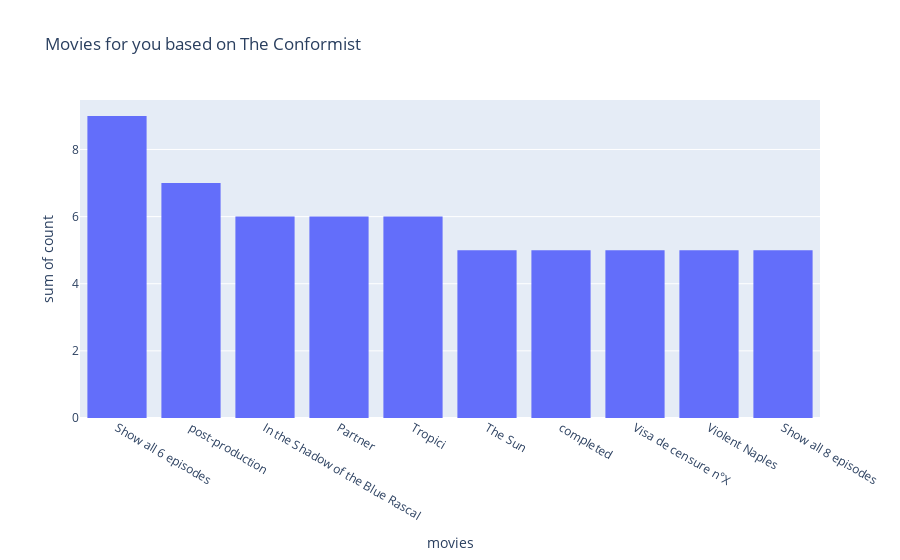

Notebook source saved alongside this figure:
### Code cell
import plotly.express as px
fig = px.histogram(count.loc[1:10], x='movies', y='count', title = 'Movies for you based on ' + count["movies"][0])
fig.show()

### Figure 1 — Plotly figure (JSON) as saved in the notebook; plotly's stock layout.template omitted (floating-point values rounded to 4 significant figures)
{"data": [{"alignmentgroup": "True", "bingroup": "x", "histfunc": "sum", "hovertemplate": "movies=%{x}<br>sum of count=%{y}<extra></extra>", "legendgroup": "", "marker": {"color": "#636efa", "pattern": {"shape": ""}}, "name": "", "offsetgroup": "", "orientation": "v", "showlegend": false, "type": "histogram", "x": ["Show all 6 episodes", "post-production", "In the Shadow of the Blue Rascal", "Partner", "Tropici", "The Sun", "completed", "Visa de censure n°X", "Violent Naples", "Show all 8 episodes"], "xaxis": "x", "y": [9, 7, 6, 6, 6, 5, 5, 5, 5, 5], "yaxis": "y"}], "layout": {"barmode": "relative", "legend": {"tracegroupgap": 0}, "title": {"text": "Movies for you based on The Conformist"}, "xaxis": {"anchor": "y", "domain": [0, 1], "title": {"text": "movies"}}, "yaxis": {"anchor": "x", "domain": [0, 1], "title": {"text": "sum of count"}}}}
